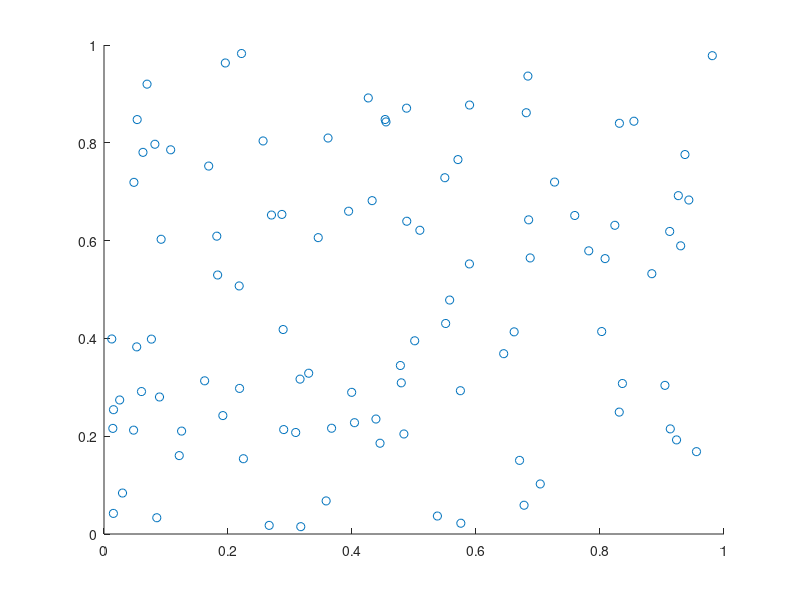
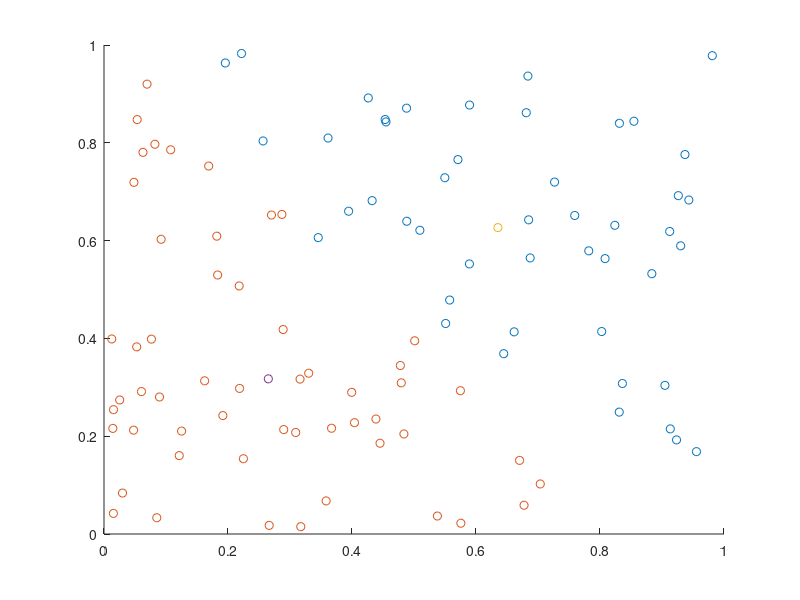

Reproduce these figures in MATLAB, in order.
clear all
close all 
clc 
data=rand(100,2)
option=[3 , 100 ,1e-5,0]
[Centers , U ] = fcm(data,2,option)
figure('na','Data');
scatter(data(:,1),data(:,2))
  
index1=find ( U(1,:)>U(2,:) )
index2=find ( U(2,:)>U(1,:) )

figure('na','Clusers');
scatter(data(index1,1),data(index1,2),'rx')
hold on
scatter(data(index2,1),data(index2,2),'gx')
scatter(Centers(1,1),Centers(1,2),'bo')
scatter(Centers(2,1),Centers(2,2),'ro')
hold off 
